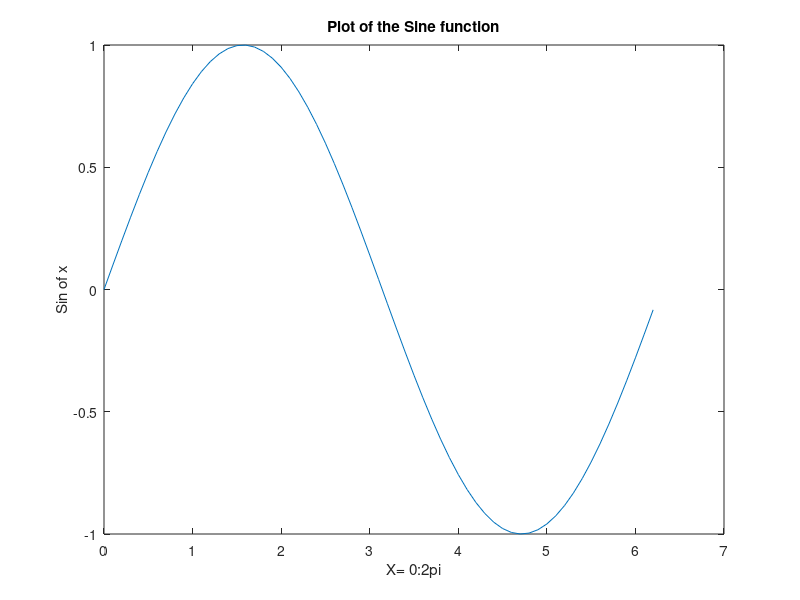

Source code (MATLAB):
%Plot a sine wave.
x = 0:0.1 :2*pi;
y = sin(x);
plot(x,y)
xlabel('X= 0:2pi');
ylabel('Sin of x');
title('Plot of the Sine function');